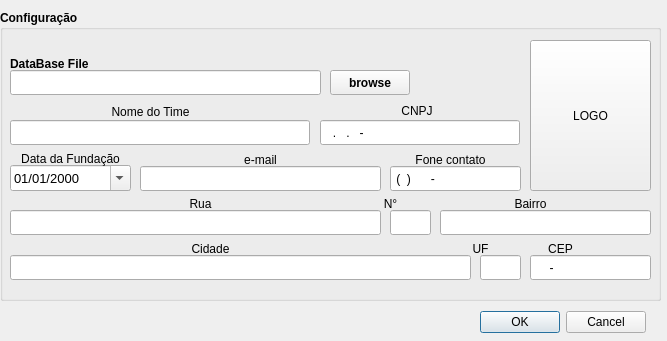
<?xml version="1.0" encoding="UTF-8"?>
<ui version="4.0">
 <class>Dialog</class>
 <widget class="QDialog" name="Dialog">
  <property name="geometry">
   <rect>
    <x>0</x>
    <y>0</y>
    <width>667</width>
    <height>341</height>
   </rect>
  </property>
  <property name="windowTitle">
   <string>Dialog</string>
  </property>
  <widget class="QGroupBox" name="groupBox">
   <property name="geometry">
    <rect>
     <x>0</x>
     <y>10</y>
     <width>661</width>
     <height>291</height>
    </rect>
   </property>
   <property name="font">
    <font>
     <weight>75</weight>
     <bold>true</bold>
    </font>
   </property>
   <property name="title">
    <string>Configuração</string>
   </property>
   <widget class="QLineEdit" name="numero">
    <property name="geometry">
     <rect>
      <x>390</x>
      <y>200</y>
      <width>41</width>
      <height>25</height>
     </rect>
    </property>
    <property name="font">
     <font>
      <weight>50</weight>
      <bold>false</bold>
     </font>
    </property>
    <property name="inputMask">
     <string>9999</string>
    </property>
   </widget>
   <widget class="QLineEdit" name="rua">
    <property name="geometry">
     <rect>
      <x>10</x>
      <y>200</y>
      <width>371</width>
      <height>25</height>
     </rect>
    </property>
    <property name="font">
     <font>
      <weight>50</weight>
      <bold>false</bold>
     </font>
    </property>
   </widget>
   <widget class="QLineEdit" name="cidade">
    <property name="geometry">
     <rect>
      <x>10</x>
      <y>245</y>
      <width>461</width>
      <height>25</height>
     </rect>
    </property>
    <property name="font">
     <font>
      <weight>50</weight>
      <bold>false</bold>
     </font>
    </property>
   </widget>
   <widget class="QLineEdit" name="bairro">
    <property name="geometry">
     <rect>
      <x>440</x>
      <y>200</y>
      <width>211</width>
      <height>25</height>
     </rect>
    </property>
    <property name="font">
     <font>
      <weight>50</weight>
      <bold>false</bold>
     </font>
    </property>
   </widget>
   <widget class="QLineEdit" name="nome">
    <property name="geometry">
     <rect>
      <x>10</x>
      <y>110</y>
      <width>300</width>
      <height>25</height>
     </rect>
    </property>
    <property name="font">
     <font>
      <weight>50</weight>
      <bold>false</bold>
     </font>
    </property>
   </widget>
   <widget class="QLineEdit" name="CEP">
    <property name="geometry">
     <rect>
      <x>530</x>
      <y>245</y>
      <width>121</width>
      <height>25</height>
     </rect>
    </property>
    <property name="font">
     <font>
      <weight>50</weight>
      <bold>false</bold>
     </font>
    </property>
    <property name="inputMask">
     <string>99999-999</string>
    </property>
   </widget>
   <widget class="QLineEdit" name="foneContato">
    <property name="geometry">
     <rect>
      <x>390</x>
      <y>156</y>
      <width>131</width>
      <height>25</height>
     </rect>
    </property>
    <property name="font">
     <font>
      <weight>50</weight>
      <bold>false</bold>
     </font>
    </property>
    <property name="inputMask">
     <string> (99) 99999-9999</string>
    </property>
    <property name="text">
     <string> () -</string>
    </property>
    <property name="cursorPosition">
     <number>16</number>
    </property>
   </widget>
   <widget class="QLineEdit" name="UF">
    <property name="geometry">
     <rect>
      <x>480</x>
      <y>245</y>
      <width>41</width>
      <height>25</height>
     </rect>
    </property>
    <property name="font">
     <font>
      <weight>50</weight>
      <bold>false</bold>
     </font>
    </property>
   </widget>
   <widget class="QDateEdit" name="dtNascimento">
    <property name="geometry">
     <rect>
      <x>10</x>
      <y>155</y>
      <width>121</width>
      <height>26</height>
     </rect>
    </property>
    <property name="font">
     <font>
      <pointsize>10</pointsize>
      <weight>50</weight>
      <bold>false</bold>
      <kerning>true</kerning>
     </font>
    </property>
    <property name="displayFormat">
     <string>dd/MM/yyyy</string>
    </property>
    <property name="calendarPopup">
     <bool>true</bool>
    </property>
   </widget>
   <widget class="QLabel" name="label_4">
    <property name="geometry">
     <rect>
      <x>170</x>
      <y>229</y>
      <width>81</width>
      <height>20</height>
     </rect>
    </property>
    <property name="font">
     <font>
      <weight>50</weight>
      <bold>false</bold>
     </font>
    </property>
    <property name="styleSheet">
     <string notr="true"/>
    </property>
    <property name="text">
     <string>Cidade</string>
    </property>
    <property name="alignment">
     <set>Qt::AlignCenter</set>
    </property>
    <property name="buddy">
     <cstring>cidade</cstring>
    </property>
   </widget>
   <widget class="QLabel" name="label_5">
    <property name="geometry">
     <rect>
      <x>440</x>
      <y>229</y>
      <width>81</width>
      <height>20</height>
     </rect>
    </property>
    <property name="font">
     <font>
      <weight>50</weight>
      <bold>false</bold>
     </font>
    </property>
    <property name="styleSheet">
     <string notr="true"/>
    </property>
    <property name="text">
     <string>UF</string>
    </property>
    <property name="alignment">
     <set>Qt::AlignCenter</set>
    </property>
    <property name="buddy">
     <cstring>UF</cstring>
    </property>
   </widget>
   <widget class="QLabel" name="label_6">
    <property name="geometry">
     <rect>
      <x>520</x>
      <y>229</y>
      <width>81</width>
      <height>20</height>
     </rect>
    </property>
    <property name="font">
     <font>
      <weight>50</weight>
      <bold>false</bold>
     </font>
    </property>
    <property name="styleSheet">
     <string notr="true"/>
    </property>
    <property name="text">
     <string>CEP</string>
    </property>
    <property name="alignment">
     <set>Qt::AlignCenter</set>
    </property>
    <property name="buddy">
     <cstring>CEP</cstring>
    </property>
   </widget>
   <widget class="QLabel" name="label_7">
    <property name="geometry">
     <rect>
      <x>410</x>
      <y>140</y>
      <width>81</width>
      <height>20</height>
     </rect>
    </property>
    <property name="font">
     <font>
      <weight>50</weight>
      <bold>false</bold>
     </font>
    </property>
    <property name="styleSheet">
     <string notr="true"/>
    </property>
    <property name="text">
     <string>Fone contato</string>
    </property>
    <property name="alignment">
     <set>Qt::AlignCenter</set>
    </property>
    <property name="buddy">
     <cstring>foneContato</cstring>
    </property>
   </widget>
   <widget class="QLabel" name="label_8">
    <property name="geometry">
     <rect>
      <x>160</x>
      <y>184</y>
      <width>81</width>
      <height>20</height>
     </rect>
    </property>
    <property name="font">
     <font>
      <weight>50</weight>
      <bold>false</bold>
     </font>
    </property>
    <property name="styleSheet">
     <string notr="true"/>
    </property>
    <property name="text">
     <string>Rua</string>
    </property>
    <property name="alignment">
     <set>Qt::AlignCenter</set>
    </property>
    <property name="buddy">
     <cstring>rua</cstring>
    </property>
   </widget>
   <widget class="QLabel" name="label_9">
    <property name="geometry">
     <rect>
      <x>350</x>
      <y>184</y>
      <width>81</width>
      <height>20</height>
     </rect>
    </property>
    <property name="font">
     <font>
      <weight>50</weight>
      <bold>false</bold>
     </font>
    </property>
    <property name="styleSheet">
     <string notr="true"/>
    </property>
    <property name="text">
     <string>N°</string>
    </property>
    <property name="alignment">
     <set>Qt::AlignCenter</set>
    </property>
    <property name="buddy">
     <cstring>numero</cstring>
    </property>
   </widget>
   <widget class="QLabel" name="label_10">
    <property name="geometry">
     <rect>
      <x>490</x>
      <y>184</y>
      <width>81</width>
      <height>20</height>
     </rect>
    </property>
    <property name="font">
     <font>
      <weight>50</weight>
      <bold>false</bold>
     </font>
    </property>
    <property name="styleSheet">
     <string notr="true"/>
    </property>
    <property name="text">
     <string>Bairro</string>
    </property>
    <property name="alignment">
     <set>Qt::AlignCenter</set>
    </property>
    <property name="buddy">
     <cstring>bairro</cstring>
    </property>
   </widget>
   <widget class="QLabel" name="label_13">
    <property name="geometry">
     <rect>
      <x>20</x>
      <y>139</y>
      <width>101</width>
      <height>20</height>
     </rect>
    </property>
    <property name="font">
     <font>
      <weight>50</weight>
      <bold>false</bold>
     </font>
    </property>
    <property name="styleSheet">
     <string notr="true"/>
    </property>
    <property name="text">
     <string>Data da Fundação</string>
    </property>
    <property name="alignment">
     <set>Qt::AlignCenter</set>
    </property>
    <property name="buddy">
     <cstring>dtNascimento</cstring>
    </property>
   </widget>
   <widget class="QLabel" name="label_15">
    <property name="geometry">
     <rect>
      <x>110</x>
      <y>92</y>
      <width>81</width>
      <height>20</height>
     </rect>
    </property>
    <property name="font">
     <font>
      <weight>50</weight>
      <bold>false</bold>
     </font>
    </property>
    <property name="styleSheet">
     <string notr="true"/>
    </property>
    <property name="text">
     <string>Nome do Time</string>
    </property>
    <property name="alignment">
     <set>Qt::AlignCenter</set>
    </property>
    <property name="buddy">
     <cstring>nome</cstring>
    </property>
   </widget>
   <widget class="QPushButton" name="logo">
    <property name="geometry">
     <rect>
      <x>530</x>
      <y>30</y>
      <width>121</width>
      <height>151</height>
     </rect>
    </property>
    <property name="font">
     <font>
      <weight>50</weight>
      <bold>false</bold>
     </font>
    </property>
    <property name="text">
     <string>LOGO</string>
    </property>
    <property name="iconSize">
     <size>
      <width>128</width>
      <height>128</height>
     </size>
    </property>
   </widget>
   <widget class="QLineEdit" name="docCPF">
    <property name="geometry">
     <rect>
      <x>320</x>
      <y>110</y>
      <width>200</width>
      <height>25</height>
     </rect>
    </property>
    <property name="font">
     <font>
      <weight>50</weight>
      <bold>false</bold>
     </font>
    </property>
    <property name="inputMask">
     <string>999.999.999-99</string>
    </property>
    <property name="text">
     <string>..-</string>
    </property>
    <property name="cursorPosition">
     <number>14</number>
    </property>
   </widget>
   <widget class="QLabel" name="label_31">
    <property name="geometry">
     <rect>
      <x>390</x>
      <y>92</y>
      <width>54</width>
      <height>17</height>
     </rect>
    </property>
    <property name="font">
     <font>
      <weight>50</weight>
      <bold>false</bold>
     </font>
    </property>
    <property name="text">
     <string>CNPJ</string>
    </property>
    <property name="alignment">
     <set>Qt::AlignCenter</set>
    </property>
    <property name="buddy">
     <cstring>docCPF</cstring>
    </property>
   </widget>
   <widget class="QLineEdit" name="emailResponsavel">
    <property name="geometry">
     <rect>
      <x>140</x>
      <y>156</y>
      <width>241</width>
      <height>25</height>
     </rect>
    </property>
    <property name="font">
     <font>
      <weight>50</weight>
      <bold>false</bold>
     </font>
    </property>
   </widget>
   <widget class="QLabel" name="label_2">
    <property name="geometry">
     <rect>
      <x>240</x>
      <y>140</y>
      <width>41</width>
      <height>20</height>
     </rect>
    </property>
    <property name="font">
     <font>
      <weight>50</weight>
      <bold>false</bold>
     </font>
    </property>
    <property name="styleSheet">
     <string notr="true"/>
    </property>
    <property name="text">
     <string>e-mail</string>
    </property>
    <property name="alignment">
     <set>Qt::AlignCenter</set>
    </property>
    <property name="buddy">
     <cstring>emailResponsavel</cstring>
    </property>
   </widget>
   <widget class="QLineEdit" name="dataBaseFile">
    <property name="geometry">
     <rect>
      <x>10</x>
      <y>60</y>
      <width>311</width>
      <height>25</height>
     </rect>
    </property>
   </widget>
   <widget class="QLabel" name="label">
    <property name="geometry">
     <rect>
      <x>10</x>
      <y>45</y>
      <width>91</width>
      <height>17</height>
     </rect>
    </property>
    <property name="text">
     <string>DataBase File</string>
    </property>
   </widget>
   <widget class="QPushButton" name="browseButton">
    <property name="geometry">
     <rect>
      <x>330</x>
      <y>60</y>
      <width>80</width>
      <height>25</height>
     </rect>
    </property>
    <property name="text">
     <string>browse</string>
    </property>
   </widget>
  </widget>
  <widget class="QDialogButtonBox" name="buttonBox">
   <property name="geometry">
    <rect>
     <x>480</x>
     <y>310</y>
     <width>166</width>
     <height>25</height>
    </rect>
   </property>
   <property name="standardButtons">
    <set>QDialogButtonBox::Cancel|QDialogButtonBox::Ok</set>
   </property>
  </widget>
 </widget>
 <resources/>
 <connections/>
</ui>
